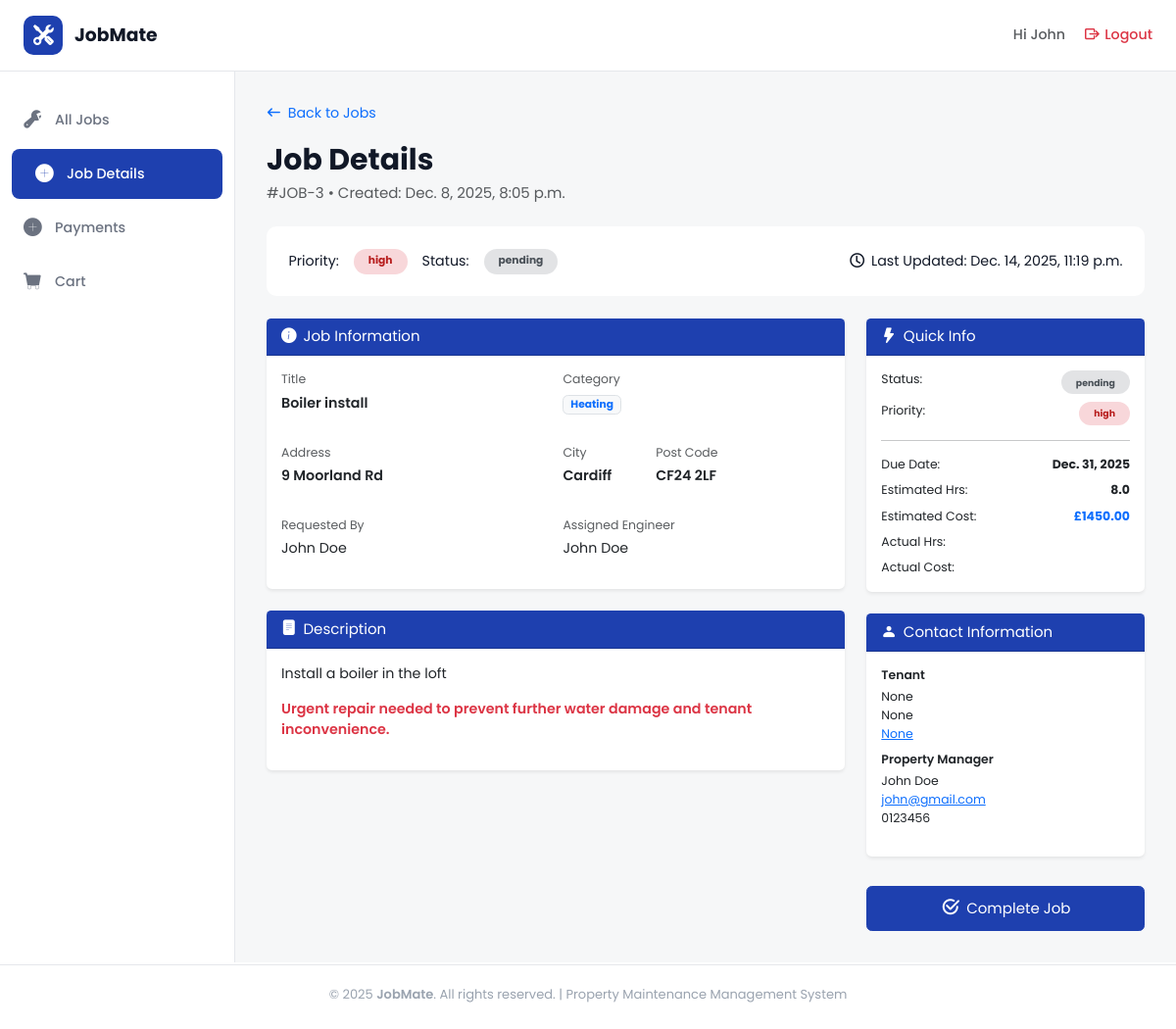
/jobs/job_detail/3/ (signed in), run on the app's committed database.
### jobs/models.py (models this page shows, shortened)
class Job(models.Model):
    PRIORITY_CHOICES = [
        ('high', 'High'),
        ('medium', 'Medium'),
        ('low', 'Low'),
    ]
    CATEGORY_CHOICES = [
        ('plumbing', 'Plumbing'),
        ('heating', 'Heating'),
        ('electrical', 'Electrical'),
    ]
    STATUS_CHOICES = [
        ("pending", "Pending"),
        ("in_progress", "In Progress"),
        ("completed", "Completed"),
        ("cancelled", "Cancelled"),
    ]
    job_title = models.CharField(max_length=100)
    property_owner = models.CharField(max_length=100)
    address = models.CharField(max_length=200)
    city = models.CharField(max_length=100)
    post_code = models.CharField(max_length=20)
    tenant_name = models.CharField(
        max_length=100,
        null=True,
        blank=True
    )
    tenant_phone = models.CharField(
        max_length=20,
        null=True,
        blank=True
    )
    tenant_email = models.EmailField(
        max_length=254,
        null=True,
        blank=True
    )
    priority = models.CharField(
        max_length=20,
        choices=PRIORITY_CHOICES,
        default='medium'
    )
    category = models.CharField(
        max_length=20,
        choices=CATEGORY_CHOICES
    )
    status = models.CharField(
        max_length=20,
        choices=STATUS_CHOICES,
        default="pending"
    )
    description = models.TextField()
    created_at = models.DateTimeField(auto_now_add=True)
    updated_at = models.DateTimeField(auto_now=True)
    due_date = models.DateField()
    estimated_hours = models.DecimalField(
        max_digits=4,
        decimal_places=1,
        null=True,
        blank=True
    )
    job_cost = models.DecimalField(
        max_digits=10,
        decimal_places=2,
        null=True,
        blank=True
    )
    assigned_engineer = models.ForeignKey(
        User,
        on_delete=models.SET_NULL,
        null=True,
        blank=True,
        related_name="assigned_jobs"
    )

### users/models.py (models this page shows, shortened)
class Profile(models.Model):
    user = models.OneToOneField(User, on_delete=models.CASCADE)
    phone_number = models.CharField(
        max_length=20,
        blank=False,
    )
    role = models.CharField(
        max_length=20,
        default='Engineer'
    )
    bank_name = models.CharField(
        max_length=100,
        blank=True,
        null=True
    )
    account_holder = models.CharField(
        max_length=100,
        blank=True,
        null=True
    )
    account_number = models.CharField(
        max_length=20,
        blank=True,
        null=True
    )
    sort_code = models.CharField(
        max_length=20,
        blank=True,
        null=True
    )

### jobs/views.py (the view)
# urls.py: path('job_detail/<int:job_id>/', views.job_detail, name='job_detail'),
@login_required
def job_detail(request, job_id):
    user = request.user
    job = Job.objects.get(pk=job_id)
    if user.profile.role == "Admin":
        return render(request, "job_detail.html", {"job": job})
    if job.assigned_engineer == user:
        return render(request, "job_detail.html", {"job": job})
    return render(request, 'all_jobs.html')

### jobs/templates/job_detail.html (shortened to what this page needs)
{% extends "dashboard_base.html" %}
{% load static %}
{% block content %}
<div class="d-flex justify-content-between align-items-center mb-3">
  <a href="{% url 'jobs:all_jobs' %}" class="text-decoration-none">
    <i class="bi bi-arrow-left me-2"></i>Back to Jobs
  </a>
</div>
<div>
  <strong class="fs-2 fw-bold">Job Details</strong>
  <p class="fs-6 text-muted">#JOB-{{ job.id }} • Created: {{ job.created_at }}</p>
</div>
<div class="status-header">
  <div class="d-flex align-items-center gap-3">
    <p class="m-0">Priority:</p>
    <span class="badge rounded-pill px-3 py-2
    {% if job.priority == 'high' %} badge-high
      {% elif job.priority == 'medium' %}badge-medium
      {% elif job.priority == 'low' %}badge-low
    {% endif %}">{{ job.priority }}</span>
    <p class="m-0">Status:</p>
    <span class="badge rounded-pill px-3 py-2
    {% if job.status == 'pending' %}badge-pending
      {% elif job.status == 'in_progress' %}badge-progress
      {% elif job.status == 'completed' %}badge-completed
      {% elif job.status == 'cancelled' %}bg-danger
    {% endif %}">{{ job.status }}</span>
  </div>
  <div>
    <i class="bi bi-clock me-1"></i> Last Updated: {{ job.updated_at }}
  </div>
</div>
<div class="row g-4">
  <div class="col-lg-8 d-flex flex-column gap-4">
    <div class="card border-0 shadow-sm">
      <div class="card-header">
        <i class="bi bi-info-circle-fill me-2"></i>Job Information
      </div>
      <div class="card-body">
        <div class="row g-3">
          <div class="col-md-6">
            <p class="mb-1 text-muted small">Title</p>
            <p class="fw-semibold">{{ job.job_title }}</p>
          </div>
          <div class="col-md-6">
            <p class="mb-1 text-muted small">Category</p>
            <p><span class="badge bg-light text-primary border">{{ job.get_category_display }}</span></p>
          </div>
          <div class="col-md-6">
            <p class="mb-1 text-muted small">Address</p>
            <p class="fw-semibold">{{ job.address }}</p>
          </div>
          <div class="col-md-6 d-flex gap-5">
            <div>
              <p class="mb-1 text-muted small">City</p>
              <p class="fw-semibold">{{ job.city }}</p>
            </div>
            <div>
              <p class="mb-1 text-muted small">Post Code</p>
              <p class="fw-semibold">{{ job.post_code }}</p>
            </div>
          </div>
          <div class="col-md-6">
            <p class="mb-1 text-muted small">Requested By</p>
            <p>{{ user.first_name }} {{ user.last_name }}</p>
          </div>
          <div class="col-md-6">
            <p class="mb-1 text-muted small">Assigned Engineer</p>
            <p>{{ job.assigned_engineer.first_name }} {{ job.assigned_engineer.last_name }}</p>
          </div>
        </div>
      </div>
    </div>
    <div class="card border-0 shadow-sm">
      <div class="card-header">
        <i class="bi bi-file-text-fill me-2"></i>Description
      </div>
      <div class="card-body">
        <p>
          {{ job.description }}
        </p>
        <p class="text-danger fw-semibold">
          Urgent repair needed to prevent further water damage and tenant inconvenience.
        </p>
      </div>
    </div>
  </div>
  <div class="col-lg-4 d-flex flex-column gap-4">
    <div class="card border-0 shadow-sm">
      <div class="card-header">
        <i class="bi bi-lightning-fill me-2"></i>Quick Info
      </div>
      <div class="card-body small">
        <div class="d-flex justify-content-between mb-2">
          <span>Status:</span>
          <span class="badge rounded-pill px-3 py-2
          {% if job.status == 'pending' %}badge-pending
            {% elif job.status == 'in_progress' %}badge-progress
            {% elif job.status == 'completed' %}badge-completed
            {% elif job.status == 'cancelled' %}bg-danger
          {% endif %}">{{ job.status }}</span>
        </div>
        <div class="d-flex justify-content-between mb-2">
          <span>Priority:</span>
          <span class="badge rounded-pill px-3 py-2
          {% if job.priority == 'high' %} badge-high
            {% elif job.priority == 'medium' %}badge-medium
            {% elif job.priority == 'low' %}badge-low
          {% endif %}">{{ job.priority }}</span>
        </div>
        <hr>
        <div class="d-flex justify-content-between mb-2">
          <span>Due Date:</span><strong>{{ job.due_date }}</strong>
        </div>
        <div class="d-flex justify-content-between mb-2">
          <span>Estimated Hrs:</span><strong>{{ job.estimated_hours}}</strong>
        </div>
        <div class="d-flex justify-content-between mb-2">
          <span>Estimated Cost:</span><strong class="text-primary">£{{ job.job_cost}}</strong>
        </div>
        <div class="d-flex justify-content-between mb-2">
          <span>Actual Hrs:</span><strong></strong>
        </div>
        <div class="d-flex justify-content-between">
          <span>Actual Cost:</span><strong class="text-success"></strong>
        </div>
      </div>
    </div>
    <div class="card border-0 shadow-sm">
      <div class="card-header">
        <i class="bi bi-person-fill me-2"></i>Contact Information
      </div>
      <div class="card-body small">
        <p class="fw-semibold mb-1">Tenant</p>
        <p class="mb-2">{{ job.tenant_name }}<br>
          {{ job.tenant_phone }}<br>
          <a href="mailto:{{ job.tenant_email }}">{{ job.tenant_email }}</a><br>
        </p>
        <p class="fw-semibold mb-1">Property Manager</p>
        <p>{{ user.first_name }} {{user.last_name}}<br>
          <a href="mailto:sarah.j@riverside.com">{{ user.email }}</a><br>
          {{ user.profile.phone_number }}
        </p>
      </div>
    </div>
    <a href="{% url 'cart:basket' %}" class="text-decoration-none text-white">
      <button class="btn btn-primary w-100 py-2 mt-2 d-flex align-items-center justify-content-center gap-2">
        <i class="bi bi-check2-circle fs-5"></i> Complete Job
      </button>
    </a>
  </div>
</div>
{% endblock %}

### templates/dashboard_base.html (shortened to what this page needs)
{% extends "base.html" %}
{% load static %}
{% block body %}
<header class="top-header">
  <div class="logo-section">
    <a href="{% url 'home:home' %}">
      <div class="logo-icon">
        <i class="bi bi-tools"></i>
      </div>
      <span class="logo-text">JobMate</span>
    </a>
  </div>
  <div class="header-right">
    <div class="user-info">
      <a href="{% url 'users:profile_settings' %}" class="text-decoration-none text-muted"><span>Hi {% if request.user.is_authenticated and request.user.first_name == "" %}
        {{ request.user.username }}
        {% else %}
         {{request.user.first_name}}
          {% endif %} </span></a>
    </div>
    <a href="{% url 'account_logout' %}" class="logout-btn text-danger">
      <i class="bi bi-box-arrow-right"></i>
      <span>Logout</span>
    </a>
  </div>
</header>
<div class="dashboard-layout">
  <aside class="sidebar">
    <ul class="sidebar-nav">
      <li>
        <a href="{% url 'jobs:all_jobs' %}"
          class="{% if request.resolver_match.url_name == 'all_jobs' %}active{% endif %}">
          <i class="bi bi-wrench-adjustable"></i>
          <span>All Jobs</span>
        </a>
      </li>
      <li>
        <a href="#"
          class="{% if request.resolver_match.url_name == 'job_detail' %}active nav-link disabled {% else %}d-none {% endif %}">
          <i class="bi bi-plus-circle-fill"></i>
          <span>Job Details</span>
        </a>
      </li>
      <li>
        <a href="{% url 'cart:payments' %}"
          class="{% if request.resolver_match.url_name == 'payments' %}active nav-link disabled{% endif %}">
          <i class="bi bi-plus-circle-fill"></i>
          <span>Payments</span>
        </a>
      </li>
      <li>
        <a href="{% url 'cart:basket' %}"
          class="{% if request.resolver_match.url_name == 'basket' %}active nav-link disabled{% endif %}">
          <i class="bi bi-cart-fill"></i>
          <span>Cart</span>
        </a>
      </li>
    </ul>
  </aside>
  <main class="main-content">
    {% block content %} {% endblock %}
  </main>
</div>
{% endblock %}

### static/css/base.css (style rules this page uses)
html { font-size: 15px; }
:root { --jm-blue-600: #2563eb; --jm-blue-700: #1e40af; --jm-default: #ffffff; --jm-main: #e5e7eb; --jm-secondary: #1e40af; --jm-accent: #dbeafe; --jm-accent-light: #f6f7f8; --jm-links: #2563eb; --jm-other: #fecaca; --ink: #111827; --muted: #6b7280; --muted-2: #9aa3af; --footer-bg: #0f172a; --card-radius: 14px; --tile-radius: 18px; --shadow-soft: 0 8px 16px rgba(15, 23, 42, 0.06); --shadow-tile: 0 14px 30px rgba(37, 99, 235, 0.25); --shadow-cta: 0 10px 22px rgba(29, 78, 216, 0.25); --purple: #7e22ce; --topbar-h: 66px; --footer-h: 20px; --sidebar-width: 240px; }
* { box-sizing: border-box; }
body { font-family: "Poppins", system-ui, -apple-system, Segoe UI, Roboto, Helvetica, Arial, sans-serif; font-size: 0.95rem; color: var(--ink); background: var(--page-bg); margin: 0 auto; }
.btn-primary { background-color: var(--jm-blue-700) !important; border-color: var(--jm-blue-700) !important; font-size: 1rem; transition: all 0.25s ease; }
.bi::before { font-weight: bold !important; }

### static/css/dashboard_base.css (style rules this page uses)
.dashboard-layout { display: flex; max-width: 1800px; margin: 0 auto; width: 100%; }
.main-content { flex: 1; padding: 32px; background-color: var(--jm-accent-light); overflow-y: auto; height: calc(100vh - 55px - var(--topbar-h) - var(--footer-h)); }
.top-header { background: var(--jm-default); border-bottom: 1px solid var(--jm-main); margin: 0 auto; padding: 16px 24px; display: flex; justify-content: space-between; align-items: center; position: sticky; max-width: 1800px; width: 100%; top: 0; z-index: 1000; }
.logo-section { display: flex; align-items: center; gap: 12px; }
.logo-section a { display: flex; align-items: center; gap: 12px; text-decoration: none; }
.logo-icon { width: 40px; height: 40px; background: var(--jm-blue-700); border-radius: 10px; display: flex; align-items: center; justify-content: center; color: var(--jm-default); font-size: 20px; }
.logo-text { font-size: 1.25rem; font-weight: 700; color: var(--ink); }
.header-right { display: flex; align-items: center; gap: 20px; }
.user-info { display: flex; align-items: center; gap: 8px; color: var(--muted); font-weight: 500; }
.logout-btn { color: var(--muted); text-decoration: none; display: flex; align-items: center; gap: 6px; font-weight: 500; transition: color 0.3s; }
.sidebar { width: var(--sidebar-width); background: var(--jm-default); border-right: 1px solid var(--jm-main); padding: 24px 0; position: sticky; top: 73px; overflow-y: auto; }
.sidebar-nav { list-style: none; padding: 0; margin: 0; }
.sidebar-nav li { margin-bottom: 4px; }
.sidebar-nav a { display: flex; align-items: center; gap: 12px; padding: 12px 24px; color: var(--muted); text-decoration: none; font-weight: 500; transition: all 0.3s; }
.sidebar-nav a.active { background: var(--jm-blue-700); color: white; border-radius: 8px; margin: 0 12px; }
.sidebar-nav a i { font-size: 18px; width: 20px; }

### static/css/tables.css (style rules this page uses)
.badge-high { background-color: #f8d7da; color: #b71c1c; }
.badge-pending { background-color: #e2e3e5; color: #495057; }

### static/css/form.css (style rules this page uses)
.card-header { background-color: var(--jm-blue-700); color: var(--jm-default); font-size: 1rem; }

### static/css/job_detail.css (style rules this page uses)
.status-header { display: flex; align-items: center; justify-content: space-between; flex-wrap: wrap; gap: 1rem; background-color: var(--jm-default); padding: 1.5rem; border-radius: 10px; margin: 1.5rem 0 1.5rem 0; }

### data on the page
Job: id "3", created_at "Dec. 8, 2025, 8:05 p.m.", priority "high", status "pending", updated_at "Dec. 14, 2025, 11:19 p.m.", job_title "Boiler install", category "Heating", address "9 Moorland Rd", city "Cardiff", post_code "CF24 2LF", assigned_engineer.first_name "John", assigned_engineer.last_name "Doe", description "Install a boiler in the loft", due_date "Dec. 31, 2025", estimated_hours "8.0", job_cost "1450.00", tenant_name "None", tenant_phone "None", tenant_email "None"

### other printed values
{{ request.user.first_name }} "John"
{{ user.first_name }} "John"
{{ user.last_name }} "Doe"
{{ user.email }} "john@gmail.com"
{{ user.profile.phone_number }} "0123456"
